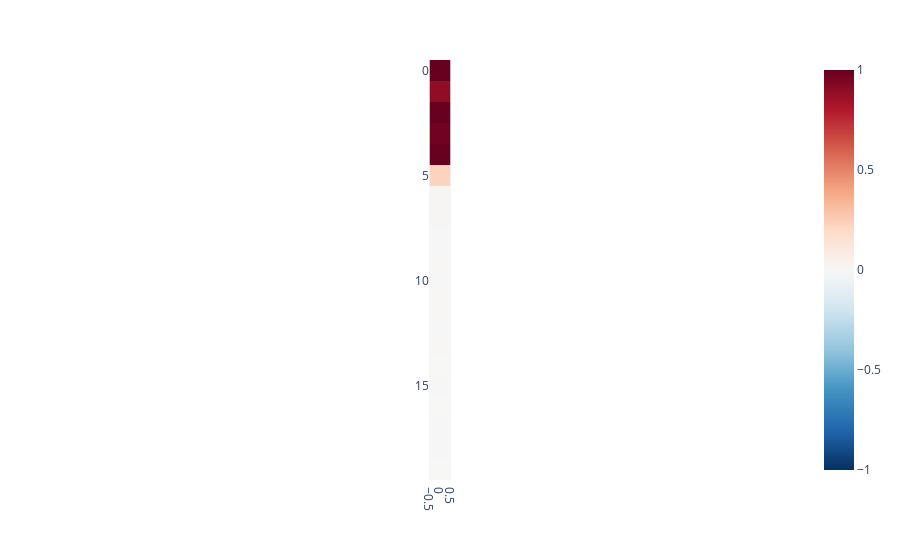
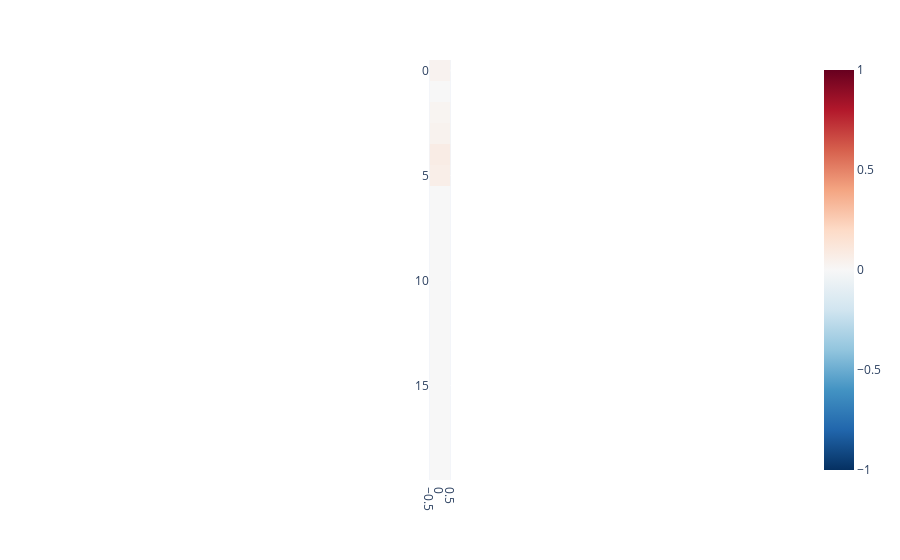

Notebook cell for these charts, in order:
### Code cell
# Norm of embedding
norm = [0 for i in range(input_size)]
for i in range(input_size):
    idx = torch.zeros(input_size)
    idx[i] = 1
    idx = w1@idx
    norm[i] = idx.norm()
norm = torch.tensor(norm)
visualise_tensor(norm.reshape(-1,1))


# Interference
dot = [0 for i in range(input_size)]
for i in range(input_size):
    s = 0
    embed_a = w1[:,i]
    for j in range(input_size):
        if i==j:
            continue
        embed_b = w1[:,j]
        s+= (torch.dot(embed_a,embed_b))**2
    
    dot[i] = s

dot = torch.tensor(dot)
print(dot)
visualise_tensor(dot.reshape(-1,1))

### Figure 1 — Plotly figure (JSON) as saved in the notebook; plotly's stock layout.template omitted (floating-point values rounded to 4 significant figures)
{"data": [{"coloraxis": "coloraxis", "hovertemplate": "x: %{x}<br>y: %{y}<br>color: %{z}<extra></extra>", "name": "0", "type": "heatmap", "xaxis": "x", "yaxis": "y", "z": [[1.14], [0.8885], [1.007], [0.9729], [1.117], [0.2264], [0.01214], [0.01618], [0.006248], [0.007538], [0.005384], [0.009529], [0.00396], [0.007286], [0.003503], [0.004242], [0.00342], [0.003697], [0.004054], [0.002318]]}], "layout": {"coloraxis": {"cmax": 1, "cmin": -1, "colorscale": [[0, "rgb(5,48,97)"], [0.1, "rgb(33,102,172)"], [0.2, "rgb(67,147,195)"], [0.3, "rgb(146,197,222)"], [0.4, "rgb(209,229,240)"], [0.5, "rgb(247,247,247)"], [0.6, "rgb(253,219,199)"], [0.7, "rgb(244,165,130)"], [0.8, "rgb(214,96,77)"], [0.9, "rgb(178,24,43)"], [1, "rgb(103,0,31)"]]}, "margin": {"t": 60}, "xaxis": {"anchor": "y", "constrain": "domain", "domain": [0, 1], "scaleanchor": "y"}, "yaxis": {"anchor": "x", "autorange": "reversed", "constrain": "domain", "domain": [0, 1]}}}

### Figure 2 — Plotly figure (JSON) as saved in the notebook; plotly's stock layout.template omitted (floating-point values rounded to 4 significant figures)
{"data": [{"coloraxis": "coloraxis", "hovertemplate": "x: %{x}<br>y: %{y}<br>color: %{z}<extra></extra>", "name": "0", "type": "heatmap", "xaxis": "x", "yaxis": "y", "z": [[0.03487], [0.0008967], [0.02486], [0.03839], [0.07545], [0.06186], [0.0001722], [0.0002565], [3.636e-05], [5.964e-05], [3.648e-05], [0.0001186], [1.613e-05], [6.676e-05], [1.49e-05], [2.323e-05], [1.46e-05], [1.763e-05], [2.127e-05], [6.608e-06]]}], "layout": {"coloraxis": {"cmax": 1, "cmin": -1, "colorscale": [[0, "rgb(5,48,97)"], [0.1, "rgb(33,102,172)"], [0.2, "rgb(67,147,195)"], [0.3, "rgb(146,197,222)"], [0.4, "rgb(209,229,240)"], [0.5, "rgb(247,247,247)"], [0.6, "rgb(253,219,199)"], [0.7, "rgb(244,165,130)"], [0.8, "rgb(214,96,77)"], [0.9, "rgb(178,24,43)"], [1, "rgb(103,0,31)"]]}, "margin": {"t": 60}, "xaxis": {"anchor": "y", "constrain": "domain", "domain": [0, 1], "scaleanchor": "y"}, "yaxis": {"anchor": "x", "autorange": "reversed", "constrain": "domain", "domain": [0, 1]}}}
